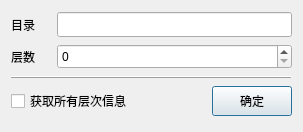
<?xml version="1.0" encoding="UTF-8"?>
<ui version="4.0">
 <class>GetDirInfoDlg</class>
 <widget class="QDialog" name="GetDirInfoDlg">
  <property name="geometry">
   <rect>
    <x>0</x>
    <y>0</y>
    <width>303</width>
    <height>132</height>
   </rect>
  </property>
  <property name="windowTitle">
   <string>多层目录信息获取</string>
  </property>
  <property name="styleSheet">
   <string notr="true">QWidget
{
	font-family:&quot;Microsoft Yahei&quot;;
}</string>
  </property>
  <layout class="QVBoxLayout" name="verticalLayout">
   <item>
    <layout class="QHBoxLayout" name="horizontalLayout_3">
     <item>
      <widget class="QLabel" name="label">
       <property name="minimumSize">
        <size>
         <width>40</width>
         <height>25</height>
        </size>
       </property>
       <property name="maximumSize">
        <size>
         <width>40</width>
         <height>25</height>
        </size>
       </property>
       <property name="text">
        <string>目录</string>
       </property>
      </widget>
     </item>
     <item>
      <widget class="QLineEdit" name="edtDir">
       <property name="minimumSize">
        <size>
         <width>0</width>
         <height>25</height>
        </size>
       </property>
       <property name="maximumSize">
        <size>
         <width>16777215</width>
         <height>25</height>
        </size>
       </property>
       <property name="readOnly">
        <bool>true</bool>
       </property>
      </widget>
     </item>
    </layout>
   </item>
   <item>
    <layout class="QHBoxLayout" name="horizontalLayout_2">
     <item>
      <widget class="QLabel" name="label_2">
       <property name="minimumSize">
        <size>
         <width>40</width>
         <height>25</height>
        </size>
       </property>
       <property name="maximumSize">
        <size>
         <width>40</width>
         <height>25</height>
        </size>
       </property>
       <property name="text">
        <string>层数</string>
       </property>
      </widget>
     </item>
     <item>
      <widget class="QSpinBox" name="spnLevel">
       <property name="minimumSize">
        <size>
         <width>0</width>
         <height>25</height>
        </size>
       </property>
       <property name="maximumSize">
        <size>
         <width>16777215</width>
         <height>25</height>
        </size>
       </property>
      </widget>
     </item>
    </layout>
   </item>
   <item>
    <widget class="QFrame" name="frame">
     <property name="frameShape">
      <enum>QFrame::HLine</enum>
     </property>
     <property name="frameShadow">
      <enum>QFrame::Raised</enum>
     </property>
    </widget>
   </item>
   <item>
    <layout class="QHBoxLayout" name="horizontalLayout">
     <item>
      <widget class="QCheckBox" name="chkAllLevel">
       <property name="text">
        <string>获取所有层次信息</string>
       </property>
      </widget>
     </item>
     <item>
      <spacer name="horizontalSpacer">
       <property name="orientation">
        <enum>Qt::Horizontal</enum>
       </property>
       <property name="sizeHint" stdset="0">
        <size>
         <width>40</width>
         <height>20</height>
        </size>
       </property>
      </spacer>
     </item>
     <item>
      <widget class="QPushButton" name="btnOk">
       <property name="minimumSize">
        <size>
         <width>0</width>
         <height>30</height>
        </size>
       </property>
       <property name="text">
        <string>确定</string>
       </property>
      </widget>
     </item>
    </layout>
   </item>
  </layout>
 </widget>
 <layoutdefault spacing="6" margin="11"/>
 <resources/>
 <connections/>
</ui>
